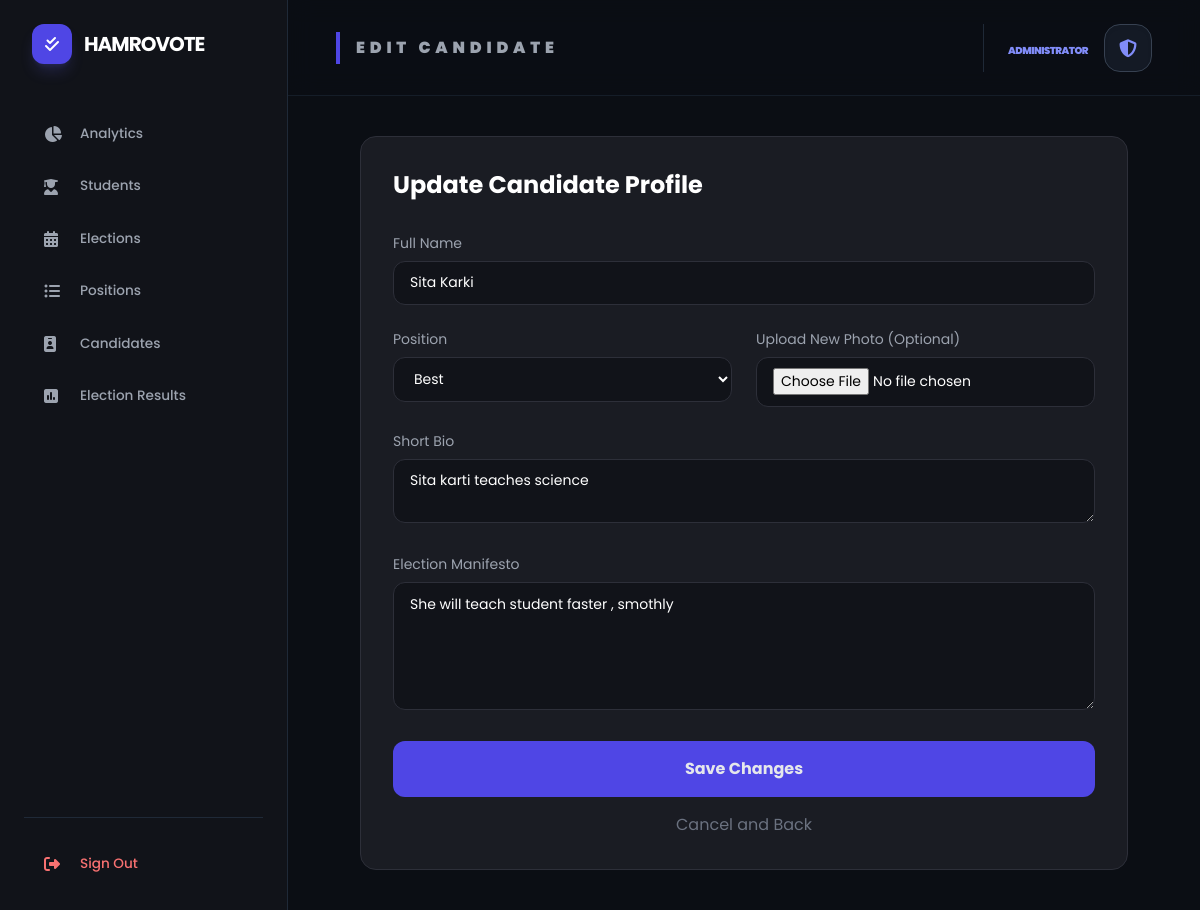
Page /candidates/edit/13/ on the committed database.
### voter/models.py (models this page shows, shortened)
class Candidate(models.Model):
    position = models.ForeignKey(Position, on_delete=models.CASCADE, related_name='candidates')
    name = models.CharField(max_length=100)
    bio = models.TextField()
    manifesto = models.TextField()
    photo = models.ImageField(upload_to='candidates/', blank=True, null=True)
    is_active = models.BooleanField(default=True)
    created_at = models.DateTimeField(auto_now_add=True)

class Position(models.Model):
    election = models.ForeignKey(Election, on_delete=models.CASCADE, related_name='positions')
    title = models.CharField(max_length=100)
    description = models.TextField(blank=True, null=True)
    order = models.IntegerField(default=0)
    class Meta:
        ordering = ['order']

### dashboard/views.py (the view, shortened to what this page needs)
# urls.py: path('candidates/edit/<int:pk>/', views.edit_candidate, name='edit_candidate'),
def edit_candidate(request, pk):
    candidate = get_object_or_404(Candidate, pk=pk)
    positions = Position.objects.all()
    return render(request, 'edit_candidate.html', {
        'candidate': candidate,
        'positions': positions
    })

### dashboard/templates/edit_candidate.html (shortened to what this page needs)
{% extends 'dashboard/base.html' %}
{% block page_title %}Edit Candidate{% endblock %}
{% block content %}
<div class="max-w-3xl mx-auto">
    <div class="card p-8">
        <h2 class="text-2xl font-bold text-white mb-8">Update Candidate Profile</h2>
        <form method="POST" enctype="multipart/form-data">
            <div class="grid grid-cols-2 gap-6">
                <div class="col-span-2">
                    <label class="block text-sm text-gray-400 mb-2">Full Name</label>
                    <input type="text" name="name" value="{{ candidate.name }}" class="input-style" required>
                </div>
                <div>
                    <label class="block text-sm text-gray-400 mb-2">Position</label>
                    <select name="position" class="input-style">
                        {% for p in positions %}
                            <option value="{{ p.id }}" {% if p.id == candidate.position.id %}selected{% endif %}>{{ p.title }}</option>
                        {% endfor %}
                    </select>
                </div>
                <div>
                    <label class="block text-sm text-gray-400 mb-2">Upload New Photo (Optional)</label>
                    <input type="file" name="photo" class="input-style">
                </div>
                <div class="col-span-2">
                    <label class="block text-sm text-gray-400 mb-2">Short Bio</label>
                    <textarea name="bio" rows="2" class="input-style">{{ candidate.bio }}</textarea>
                </div>
                <div class="col-span-2">
                    <label class="block text-sm text-gray-400 mb-2">Election Manifesto</label>
                    <textarea name="manifesto" rows="5" class="input-style" required>{{ candidate.manifesto }}</textarea>
                </div>
                <div class="col-span-2">
                    <button type="submit" class="w-full bg-indigo-600 py-4 rounded-xl font-bold">Save Changes</button>
                    <a href="{% url 'dashboard:manage_candidates' %}" class="block text-center mt-4 text-gray-500">Cancel and Back</a>
                </div>
            </div>
        </form>
    </div>
</div>
{% endblock %}

### dashboard/templates/dashboard/base.html (style rules this page uses)
body { background-color: #0b0e14; color: #e5e7eb; font-family: 'Poppins', sans-serif; }
.card { background-color: #1a1c23; border: 1px solid #2d2f39; border-radius: 1rem; }
.input-style { background-color: #111319; border: 1px solid #2d2f39; border-radius: 0.75rem; padding: 0.65rem 1rem; width: 100%; color: white; outline: none; font-size: 0.875rem; transition: border-color 0.2s; }

### rows in the picture
Candidate: name "Sita Karki", position "Best", bio "Sita karti teaches science", manifesto "She will teach student faster , smothly"
